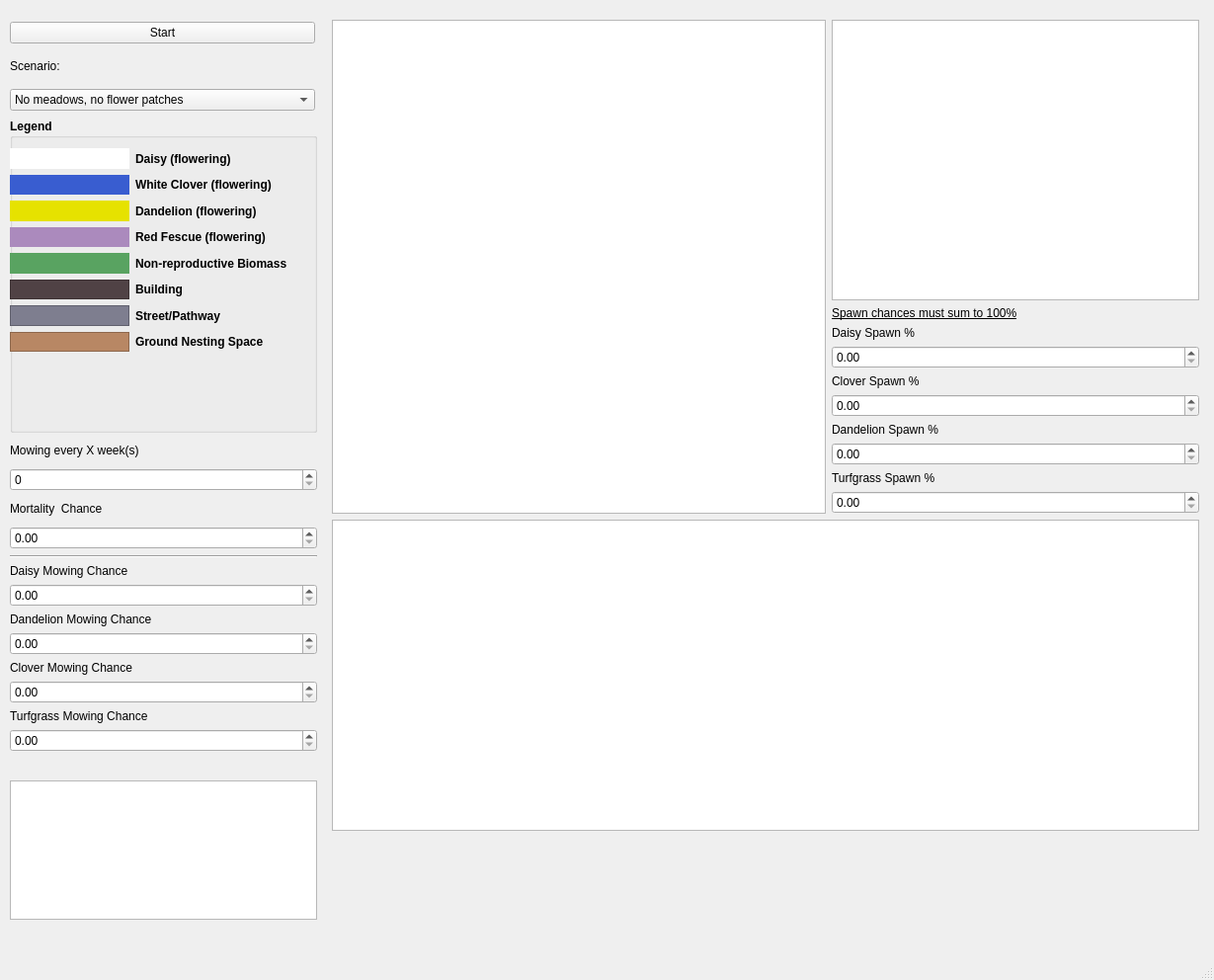
<?xml version="1.0" encoding="UTF-8"?>
<ui version="4.0">
 <class>MainWindow</class>
 <widget class="QMainWindow" name="MainWindow">
  <property name="geometry">
   <rect>
    <x>0</x>
    <y>0</y>
    <width>1229</width>
    <height>992</height>
   </rect>
  </property>
  <property name="minimumSize">
   <size>
    <width>1155</width>
    <height>923</height>
   </size>
  </property>
  <property name="windowTitle">
   <string>MainWindow</string>
  </property>
  <widget class="QWidget" name="centralwidget">
   <widget class="QWidget" name="layoutWidget">
    <property name="geometry">
     <rect>
      <x>336</x>
      <y>20</y>
      <width>878</width>
      <height>821</height>
     </rect>
    </property>
    <layout class="QVBoxLayout" name="verticalLayout_14">
     <item>
      <layout class="QHBoxLayout" name="horizontalLayout_2">
       <item>
        <widget class="QGraphicsView" name="lawnGraphicsView">
         <property name="minimumSize">
          <size>
           <width>500</width>
           <height>500</height>
          </size>
         </property>
        </widget>
       </item>
       <item>
        <layout class="QVBoxLayout" name="verticalLayout_7">
         <item>
          <widget class="QTextEdit" name="TimeReporter"/>
         </item>
         <item>
          <layout class="QVBoxLayout" name="verticalLayout">
           <item>
            <widget class="QLabel" name="label_11">
             <property name="font">
              <font>
               <underline>true</underline>
              </font>
             </property>
             <property name="text">
              <string>Spawn chances must sum to 100%</string>
             </property>
            </widget>
           </item>
           <item>
            <widget class="QLabel" name="label">
             <property name="text">
              <string>Daisy Spawn %</string>
             </property>
            </widget>
           </item>
           <item>
            <widget class="QDoubleSpinBox" name="daisy_GrowthChance"/>
           </item>
           <item>
            <widget class="QLabel" name="label_2">
             <property name="text">
              <string>Clover Spawn %</string>
             </property>
            </widget>
           </item>
           <item>
            <widget class="QDoubleSpinBox" name="clover_GrowthChance"/>
           </item>
           <item>
            <widget class="QLabel" name="label_4">
             <property name="text">
              <string>Dandelion Spawn %</string>
             </property>
            </widget>
           </item>
           <item>
            <widget class="QDoubleSpinBox" name="dandelion_GrowthChance"/>
           </item>
           <item>
            <widget class="QLabel" name="label_3">
             <property name="text">
              <string>Turfgrass Spawn %</string>
             </property>
            </widget>
           </item>
           <item>
            <widget class="QDoubleSpinBox" name="turfgrass_GrowthChance"/>
           </item>
          </layout>
         </item>
        </layout>
       </item>
      </layout>
     </item>
     <item>
      <widget class="QChartView" name="diversityGraph"/>
     </item>
    </layout>
   </widget>
   <widget class="QTextEdit" name="EffectiveSpecies">
    <property name="geometry">
     <rect>
      <x>10</x>
      <y>790</y>
      <width>311</width>
      <height>141</height>
     </rect>
    </property>
   </widget>
   <widget class="QWidget" name="layoutWidget">
    <property name="geometry">
     <rect>
      <x>10</x>
      <y>22</y>
      <width>309</width>
      <height>90</height>
     </rect>
    </property>
    <layout class="QVBoxLayout" name="verticalLayout_15">
     <item>
      <widget class="QPushButton" name="pushButton_Start">
       <property name="text">
        <string>Start</string>
       </property>
      </widget>
     </item>
     <item>
      <widget class="QLabel" name="label_19">
       <property name="text">
        <string>Scenario:</string>
       </property>
      </widget>
     </item>
     <item>
      <widget class="QComboBox" name="scenarioChooser">
       <item>
        <property name="text">
         <string>No meadows, no flower patches</string>
        </property>
       </item>
       <item>
        <property name="text">
         <string>No meadows, flower patches</string>
        </property>
       </item>
       <item>
        <property name="text">
         <string>Meadows, flower patches</string>
        </property>
       </item>
      </widget>
     </item>
    </layout>
   </widget>
   <widget class="QWidget" name="layoutWidget">
    <property name="geometry">
     <rect>
      <x>10</x>
      <y>120</y>
      <width>311</width>
      <height>641</height>
     </rect>
    </property>
    <layout class="QVBoxLayout" name="verticalLayout_16">
     <item>
      <widget class="QGroupBox" name="groupBox">
       <property name="font">
        <font>
         <bold>true</bold>
         <underline>false</underline>
        </font>
       </property>
       <property name="title">
        <string>Legend</string>
       </property>
       <widget class="QWidget" name="layoutWidget">
        <property name="geometry">
         <rect>
          <x>0</x>
          <y>30</y>
          <width>281</width>
          <height>206</height>
         </rect>
        </property>
        <layout class="QHBoxLayout" name="horizontalLayout_3">
         <item>
          <layout class="QVBoxLayout" name="verticalLayout_9">
           <item>
            <widget class="QFrame" name="frame">
             <property name="styleSheet">
              <string notr="true">background-color: rgb(255, 255, 255)</string>
             </property>
             <property name="frameShape">
              <enum>QFrame::Shape::NoFrame</enum>
             </property>
             <property name="frameShadow">
              <enum>QFrame::Shadow::Plain</enum>
             </property>
             <property name="midLineWidth">
              <number>0</number>
             </property>
            </widget>
           </item>
           <item>
            <widget class="QFrame" name="frame_2">
             <property name="styleSheet">
              <string notr="true">background-color: rgb(57, 93, 208)</string>
             </property>
             <property name="frameShape">
              <enum>QFrame::Shape::NoFrame</enum>
             </property>
             <property name="frameShadow">
              <enum>QFrame::Shadow::Plain</enum>
             </property>
            </widget>
           </item>
           <item>
            <widget class="QFrame" name="frame_3">
             <property name="styleSheet">
              <string notr="true">background-color: rgb(230, 226, 0);</string>
             </property>
             <property name="frameShape">
              <enum>QFrame::Shape::NoFrame</enum>
             </property>
             <property name="frameShadow">
              <enum>QFrame::Shadow::Plain</enum>
             </property>
            </widget>
           </item>
           <item>
            <widget class="QFrame" name="frame_4">
             <property name="styleSheet">
              <string notr="true">background-color: rgb(171, 138, 189)</string>
             </property>
             <property name="frameShape">
              <enum>QFrame::Shape::NoFrame</enum>
             </property>
             <property name="frameShadow">
              <enum>QFrame::Shadow::Plain</enum>
             </property>
            </widget>
           </item>
           <item>
            <widget class="QFrame" name="frame_5">
             <property name="styleSheet">
              <string notr="true">background-color: rgb(89, 163, 97)</string>
             </property>
             <property name="frameShape">
              <enum>QFrame::Shape::NoFrame</enum>
             </property>
             <property name="frameShadow">
              <enum>QFrame::Shadow::Plain</enum>
             </property>
            </widget>
           </item>
           <item>
            <widget class="QFrame" name="frame_7">
             <property name="styleSheet">
              <string notr="true">background-color: rgb(80, 66, 69)</string>
             </property>
             <property name="frameShape">
              <enum>QFrame::Shape::StyledPanel</enum>
             </property>
             <property name="frameShadow">
              <enum>QFrame::Shadow::Raised</enum>
             </property>
            </widget>
           </item>
           <item>
            <widget class="QFrame" name="frame_6">
             <property name="styleSheet">
              <string notr="true">background-color: rgb(126, 126, 143)</string>
             </property>
             <property name="frameShape">
              <enum>QFrame::Shape::StyledPanel</enum>
             </property>
             <property name="frameShadow">
              <enum>QFrame::Shadow::Raised</enum>
             </property>
            </widget>
           </item>
           <item>
            <widget class="QFrame" name="frame_8">
             <property name="styleSheet">
              <string notr="true">background-color: rgb(184, 135, 100)</string>
             </property>
             <property name="frameShape">
              <enum>QFrame::Shape::StyledPanel</enum>
             </property>
             <property name="frameShadow">
              <enum>QFrame::Shadow::Raised</enum>
             </property>
            </widget>
           </item>
          </layout>
         </item>
         <item>
          <layout class="QVBoxLayout" name="verticalLayout_10">
           <item>
            <widget class="QLabel" name="label_12">
             <property name="text">
              <string>Daisy (flowering)</string>
             </property>
            </widget>
           </item>
           <item>
            <widget class="QLabel" name="label_14">
             <property name="text">
              <string>White Clover (flowering)</string>
             </property>
            </widget>
           </item>
           <item>
            <widget class="QLabel" name="label_13">
             <property name="text">
              <string>Dandelion (flowering)</string>
             </property>
            </widget>
           </item>
           <item>
            <widget class="QLabel" name="label_15">
             <property name="text">
              <string>Red Fescue (flowering)</string>
             </property>
            </widget>
           </item>
           <item>
            <widget class="QLabel" name="label_16">
             <property name="text">
              <string>Non-reproductive Biomass</string>
             </property>
            </widget>
           </item>
           <item>
            <widget class="QLabel" name="label_18">
             <property name="text">
              <string>Building</string>
             </property>
            </widget>
           </item>
           <item>
            <widget class="QLabel" name="label_17">
             <property name="text">
              <string>Street/Pathway</string>
             </property>
            </widget>
           </item>
           <item>
            <widget class="QLabel" name="label_20">
             <property name="text">
              <string>Ground Nesting Space</string>
             </property>
            </widget>
           </item>
          </layout>
         </item>
        </layout>
       </widget>
      </widget>
     </item>
     <item>
      <layout class="QVBoxLayout" name="verticalLayout_13">
       <item>
        <layout class="QVBoxLayout" name="verticalLayout_12">
         <item>
          <layout class="QVBoxLayout" name="verticalLayout_2">
           <item>
            <widget class="QLabel" name="label_5">
             <property name="text">
              <string>Mowing every X week(s)</string>
             </property>
            </widget>
           </item>
           <item>
            <widget class="QSpinBox" name="mowingFreq"/>
           </item>
          </layout>
         </item>
         <item>
          <layout class="QVBoxLayout" name="verticalLayout_3">
           <item>
            <widget class="QLabel" name="label_10">
             <property name="text">
              <string>Mortality  Chance</string>
             </property>
            </widget>
           </item>
           <item>
            <widget class="QDoubleSpinBox" name="mortalityChance"/>
           </item>
          </layout>
         </item>
        </layout>
       </item>
       <item>
        <widget class="Line" name="line">
         <property name="orientation">
          <enum>Qt::Orientation::Horizontal</enum>
         </property>
        </widget>
       </item>
       <item>
        <layout class="QVBoxLayout" name="verticalLayout_11">
         <item>
          <layout class="QVBoxLayout" name="verticalLayout_4">
           <item>
            <widget class="QLabel" name="label_6">
             <property name="text">
              <string>Daisy Mowing Chance</string>
             </property>
            </widget>
           </item>
           <item>
            <widget class="QDoubleSpinBox" name="daisy_MowChance"/>
           </item>
          </layout>
         </item>
         <item>
          <layout class="QVBoxLayout" name="verticalLayout_5">
           <item>
            <widget class="QLabel" name="label_7">
             <property name="text">
              <string>Dandelion Mowing Chance</string>
             </property>
            </widget>
           </item>
           <item>
            <widget class="QDoubleSpinBox" name="dandelion_MowChance"/>
           </item>
          </layout>
         </item>
         <item>
          <layout class="QVBoxLayout" name="verticalLayout_6">
           <item>
            <widget class="QLabel" name="label_8">
             <property name="text">
              <string>Clover Mowing Chance</string>
             </property>
            </widget>
           </item>
           <item>
            <widget class="QDoubleSpinBox" name="clover_MowChance"/>
           </item>
          </layout>
         </item>
         <item>
          <layout class="QVBoxLayout" name="verticalLayout_8">
           <item>
            <widget class="QLabel" name="label_9">
             <property name="text">
              <string>Turfgrass Mowing Chance</string>
             </property>
            </widget>
           </item>
           <item>
            <widget class="QDoubleSpinBox" name="turfgrass_MowChance"/>
           </item>
          </layout>
         </item>
        </layout>
       </item>
      </layout>
     </item>
    </layout>
   </widget>
  </widget>
  <widget class="QMenuBar" name="menubar">
   <property name="geometry">
    <rect>
     <x>0</x>
     <y>0</y>
     <width>1229</width>
     <height>21</height>
    </rect>
   </property>
  </widget>
  <widget class="QStatusBar" name="statusbar"/>
 </widget>
 <customwidgets>
  <customwidget>
   <class>QChartView</class>
   <extends>QGraphicsView</extends>
   <header location="global">qchartview.h</header>
  </customwidget>
 </customwidgets>
 <resources/>
 <connections/>
</ui>
